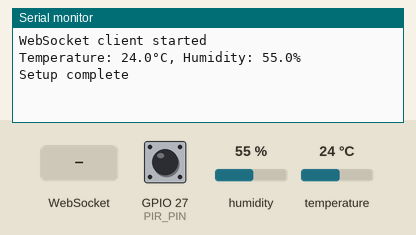
A sketch run on a simulated ESP32. On the bench: the last lines printed to the serial monitor. The inputs (shaded band) are chosen by the test bench; at power-on: GPIO 27 (PIR_PIN) LOW, humidity 55 %, temperature 24 °C. WiFi joins after 1.5 s; servers stay silent unless stated.

Above: at 3.8 s.
3.9 s: GPIO 27 (PIR_PIN) driven HIGH
6.5 s: WebSocket text "1" received
At 7.7 s:
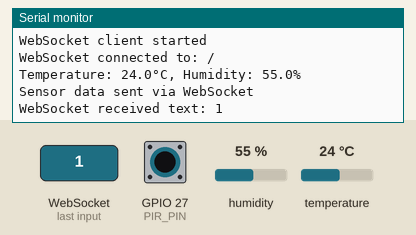
8.0 s: WebSocket text "0" received
At 9.2 s:
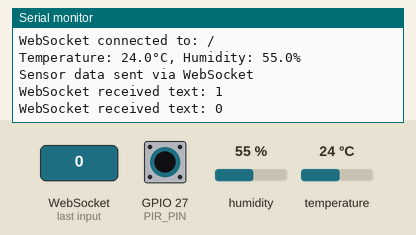
9.5 s: GPIO 27 (PIR_PIN) pulsed LOW 2 times (0.12 s each, 0.3 s apart)
At 11.1 s:
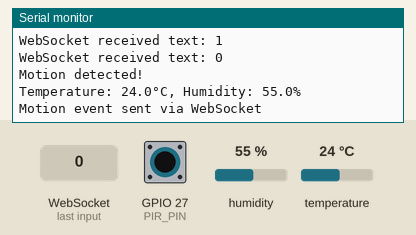

The sketch:

esp32_websocket_with_token.ino
```cpp
/**
 * ESP32 Motion, Temperature and Humidity Sensor with WebSocket Communication
 *
 * This production-grade code reads data from a DHT22 temperature/humidity sensor
 * and detects motion using a PIR sensor. It sends real-time updates via WebSocket
 * to a backend server when motion is detected or sensor values change significantly.
 *
 * Hardware:
 * - ESP32 development board (DOIT DevKit V1 or similar)
 * - DHT22 temperature and humidity sensor connected to GPIO 26
 * - PIR motion sensor connected to GPIO 27
 *
 * Libraries required:
 * - WiFi (built-in with ESP32 Arduino core)
 * - WebSocketsClient (by Links2004)
 * - ArduinoJson (by Benoit Blanchon)
 * - DHT sensor library (by Adafruit)
 * - Adafruit Unified Sensor (dependency for DHT library)
 */

#include <WiFi.h>
#include <WebSocketsClient.h>
#include <ArduinoJson.h>
#include <DHT.h>
#include <time.h>

// ===== CONFIGURATION =====
// WiFi credentials - CHANGE THESE TO MATCH YOUR NETWORK
const char* WIFI_SSID = "WPA3-SAE-256bit24G-AES-GCMP";
const char* WIFI_PASSWORD = "Tech2025$WiFi";

// WebSocket server settings - CHANGE THESE TO MATCH YOUR SERVER
const char* WS_HOST = "192.168.1.9";  // Your server IP address
const int WS_PORT = 8000;             // Your server port
const char* WS_PATH = "/ws/sensors/?token=d1d5f3217b9e0ff734eb56e52bbd8f391943f39f"; // WebSocket endpoint with token
const char* DEVICE_ID = "ESP32_001";  // Unique ID for this device

// Sensor pins
#define PIR_PIN 27       // PIR motion sensor pin
#define DHT_PIN 26       // DHT22 sensor pin
#define DHT_TYPE DHT22   // DHT sensor type

// Timing constants
const unsigned long SENSOR_READ_INTERVAL = 60000;  // Read sensor data every 60 seconds
const unsigned long RECONNECT_INTERVAL = 5000;     // Try to reconnect every 5 seconds
const unsigned long MOTION_COOLDOWN = 5000;        // Minimum time between motion events
const float TEMP_THRESHOLD = 0.5;                  // Minimum temperature change to trigger update
const float HUMIDITY_THRESHOLD = 1.0;              // Minimum humidity change to trigger update

// ===== GLOBAL VARIABLES =====
// Initialize DHT sensor
DHT dht(DHT_PIN, DHT_TYPE);

// Initialize WebSocket client
WebSocketsClient webSocket;

// Variables for sensor readings
float temperature = 0.0;
float humidity = 0.0;
float lastTemperature = 0.0;
float lastHumidity = 0.0;
bool motionDetected = false;
bool lastMotionState = false;

// Timing variables
unsigned long lastSensorReadTime = 0;
unsigned long lastMotionTime = 0;
unsigned long lastReconnectAttempt = 0;
unsigned long deviceStartTime = 0;

// Connection state
bool wsConnected = false;

// ===== FUNCTION PROTOTYPES =====
void connectToWiFi();
void setupWebSocket();
void webSocketEvent(WStype_t type, uint8_t * payload, size_t length);
void readDHTSensor();
void checkMotionSensor();
void sendMotionEvent();
void sendSensorData(bool forceSend = false);
String getTimestamp();
void handleWiFiDisconnect();

// ===== SETUP =====
void setup() {
  // Initialize serial communication
  Serial.begin(115200);
  delay(100);  // Short delay to ensure serial is ready
  Serial.println("\n\nESP32 Motion & Temperature Sensor Starting...");

  // Record start time
  deviceStartTime = millis();

  // Initialize sensors
  pinMode(PIR_PIN, INPUT);
  dht.begin();
  Serial.println("Sensors initialized");

  // Connect to WiFi
  connectToWiFi();

  // Setup WebSocket connection
  setupWebSocket();

  // Initial sensor reading
  readDHTSensor();
  lastTemperature = temperature;
  lastHumidity = humidity;

  Serial.println("Setup complete");
}

// ===== MAIN LOOP =====
void loop() {
  unsigned long currentMillis = millis();

  // Check WiFi connection
  if (WiFi.status() != WL_CONNECTED) {
    handleWiFiDisconnect();
    return;  // Skip the rest of the loop if WiFi is disconnected
  }

  // Handle WebSocket connection
  webSocket.loop();

  // Check for motion
  checkMotionSensor();

  // Read sensor data at regular intervals
  if (currentMillis - lastSensorReadTime >= SENSOR_READ_INTERVAL) {
    lastSensorReadTime = currentMillis;
    readDHTSensor();
    sendSensorData();
  }

  // Attempt to reconnect WebSocket if disconnected
  if (!wsConnected && (currentMillis - lastReconnectAttempt >= RECONNECT_INTERVAL)) {
    lastReconnectAttempt = currentMillis;
    Serial.println("Attempting to reconnect WebSocket...");
    webSocket.disconnect();
    setupWebSocket();
  }

  // Small delay to prevent CPU overload
  delay(50);
}

// ===== WIFI FUNCTIONS =====
void connectToWiFi() {
  if (WiFi.status() == WL_CONNECTED) {
    return;  // Already connected
  }

  WiFi.mode(WIFI_STA);  // Set WiFi to station mode
  WiFi.disconnect(true);  // Disconnect from any previous connections
  delay(1000);  // Short delay to ensure WiFi is reset

  Serial.printf("Connecting to WiFi: %s\n", WIFI_SSID);
  WiFi.begin(WIFI_SSID, WIFI_PASSWORD);

  int wifiRetryCount = 0;
  const int maxWifiRetries = 30;  // 15 seconds timeout

  while (WiFi.status() != WL_CONNECTED && wifiRetryCount < maxWifiRetries) {
    delay(500);
    Serial.print(".");
    wifiRetryCount++;
  }

  if (WiFi.status() == WL_CONNECTED) {
    Serial.println("\nConnected to WiFi");
    Serial.printf("IP address: %s\n", WiFi.localIP().toString().c_str());

    // Print network details for debugging
    Serial.printf("Subnet mask: %s\n", WiFi.subnetMask().toString().c_str());
    Serial.printf("Gateway IP: %s\n", WiFi.gatewayIP().toString().c_str());
    Serial.printf("DNS server: %s\n", WiFi.dnsIP().toString().c_str());
    Serial.printf("Signal strength (RSSI): %d dBm\n", WiFi.RSSI());
  } else {
    Serial.println("\nFailed to connect to WiFi. Will retry later.");
  }
}

void handleWiFiDisconnect() {
  unsigned long currentMillis = millis();
  static unsigned long lastWiFiAttempt = 0;

  if (currentMillis - lastWiFiAttempt >= RECONNECT_INTERVAL) {
    lastWiFiAttempt = currentMillis;
    Serial.println("WiFi disconnected. Reconnecting...");
    connectToWiFi();
  }
}

// ===== WEBSOCKET FUNCTIONS =====
void setupWebSocket() {
  // Server address, port, and URL
  Serial.printf("Connecting to WebSocket server: %s:%d%s\n", WS_HOST, WS_PORT, WS_PATH);

  // For non-SSL connection (regular WebSocket)
  webSocket.begin(WS_HOST, WS_PORT, WS_PATH);

  // For SSL connection (WSS) - uncomment this and comment the line above if your server uses SSL
  // webSocket.beginSSL(WS_HOST, WS_PORT, WS_PATH, "", "wss");

  // Event handler
  webSocket.onEvent(webSocketEvent);

  // Try every 5 seconds if connection has failed
  webSocket.setReconnectInterval(RECONNECT_INTERVAL);

  Serial.println("WebSocket client started");
}

void webSocketEvent(WStype_t type, uint8_t * payload, size_t length) {
  switch(type) {
    case WStype_DISCONNECTED:
      Serial.println("WebSocket disconnected");
      wsConnected = false;
      break;

    case WStype_CONNECTED:
      Serial.printf("WebSocket connected to: %s\n", payload);
      wsConnected = true;
      // Send initial sensor data upon connection
      readDHTSensor();
      sendSensorData(true);
      break;

    case WStype_TEXT:
      Serial.printf("WebSocket received text: %s\n", payload);
      // You can handle server responses here if needed
      break;

    case WStype_BIN:
      Serial.println("WebSocket received binary data");
      break;

    case WStype_ERROR:
      Serial.printf("WebSocket error: %s\n", payload);
      wsConnected = false;
      break;

    case WStype_PING:
      Serial.println("WebSocket received ping");
      break;

    case WStype_PONG:
      Serial.println("WebSocket received pong");
      break;

    case WStype_FRAGMENT_TEXT_START:
    case WStype_FRAGMENT_BIN_START:
    case WStype_FRAGMENT:
    case WStype_FRAGMENT_FIN:
      Serial.println("WebSocket fragment received");
      break;

    default:
      Serial.printf("WebSocket unknown event type: %d\n", type);
      break;
  }
}

// ===== SENSOR FUNCTIONS =====
void readDHTSensor() {
  // Read humidity
  float newHumidity = dht.readHumidity();
  // Read temperature in Celsius
  float newTemperature = dht.readTemperature();

  // Check if any reads failed
  if (isnan(newHumidity) || isnan(newTemperature)) {
    Serial.println("Failed to read from DHT sensor!");
    return;
  }

  // Update global variables
  temperature = newTemperature;
  humidity = newHumidity;

  Serial.printf("Temperature: %.1f°C, Humidity: %.1f%%\n", temperature, humidity);
}

void checkMotionSensor() {
  unsigned long currentMillis = millis();

  // Read motion sensor
  int pirValue = digitalRead(PIR_PIN);

  // Check if motion is detected and we're not in cooldown period
  if (pirValue == HIGH) {
    if (!motionDetected && (currentMillis - lastMotionTime >= MOTION_COOLDOWN)) {
      Serial.println("Motion detected!");
      motionDetected = true;
      lastMotionTime = currentMillis;

      // Read temperature and humidity
      readDHTSensor();

      // Send motion event to server
      sendMotionEvent();
    }
  } else {
    // Reset motion state if no motion is detected
    motionDetected = false;
  }
}

// ===== DATA TRANSMISSION FUNCTIONS =====
void sendMotionEvent() {
  if (!wsConnected) {
    Serial.println("WebSocket not connected. Cannot send motion event.");
    return;
  }

  // Create JSON document
  StaticJsonDocument<256> doc;
  doc["type"] = "motion_event";
  doc["device_id"] = DEVICE_ID;
  doc["timestamp"] = getTimestamp();
  doc["temperature"] = temperature;
  doc["humidity"] = humidity;

  // Serialize JSON to string
  String jsonString;
  serializeJson(doc, jsonString);

  // Send WebSocket message
  webSocket.sendTXT(jsonString);
  Serial.println("Motion event sent via WebSocket");
}

void sendSensorData(bool forceSend) {
  if (!wsConnected) {
    Serial.println("WebSocket not connected. Cannot send sensor data.");
    return;
  }

  // Check if values have changed enough to warrant sending an update
  bool tempChanged = abs(temperature - lastTemperature) >= TEMP_THRESHOLD;
  bool humidityChanged = abs(humidity - lastHumidity) >= HUMIDITY_THRESHOLD;

  if (forceSend || tempChanged || humidityChanged) {
    // Create JSON document
    StaticJsonDocument<256> doc;
    doc["type"] = "sensor_data";
    doc["device_id"] = DEVICE_ID;
    doc["timestamp"] = getTimestamp();
    doc["temperature"] = temperature;
    doc["humidity"] = humidity;

    // Serialize JSON to string
    String jsonString;
    serializeJson(doc, jsonString);

    // Send WebSocket message
    webSocket.sendTXT(jsonString);
    Serial.println("Sensor data sent via WebSocket");

    // Update last sent values
    lastTemperature = temperature;
    lastHumidity = humidity;
  }
}

// ===== UTILITY FUNCTIONS =====
String getTimestamp() {
  // Since we don't have a real-time clock, we'll use a timestamp format
  // that indicates the device uptime in seconds since boot
  // Format: "DEVICE_UPTIME:seconds"
  unsigned long uptime = millis() / 1000; // seconds

  // This format can be parsed by the backend to create a proper timestamp
  // or the backend can use its own timestamp when receiving the message
  return String("DEVICE_UPTIME:") + String(uptime);
}
```

Measured:
- after the input at 6.5 s, the serial monitor: prints a new line at once (image 1)
- after the input at 8.0 s, the serial monitor: prints a new line after 0.05 s (image 2)
- after the input at 9.5 s, the serial monitor: prints a new line after 0.52 s (image 3)
